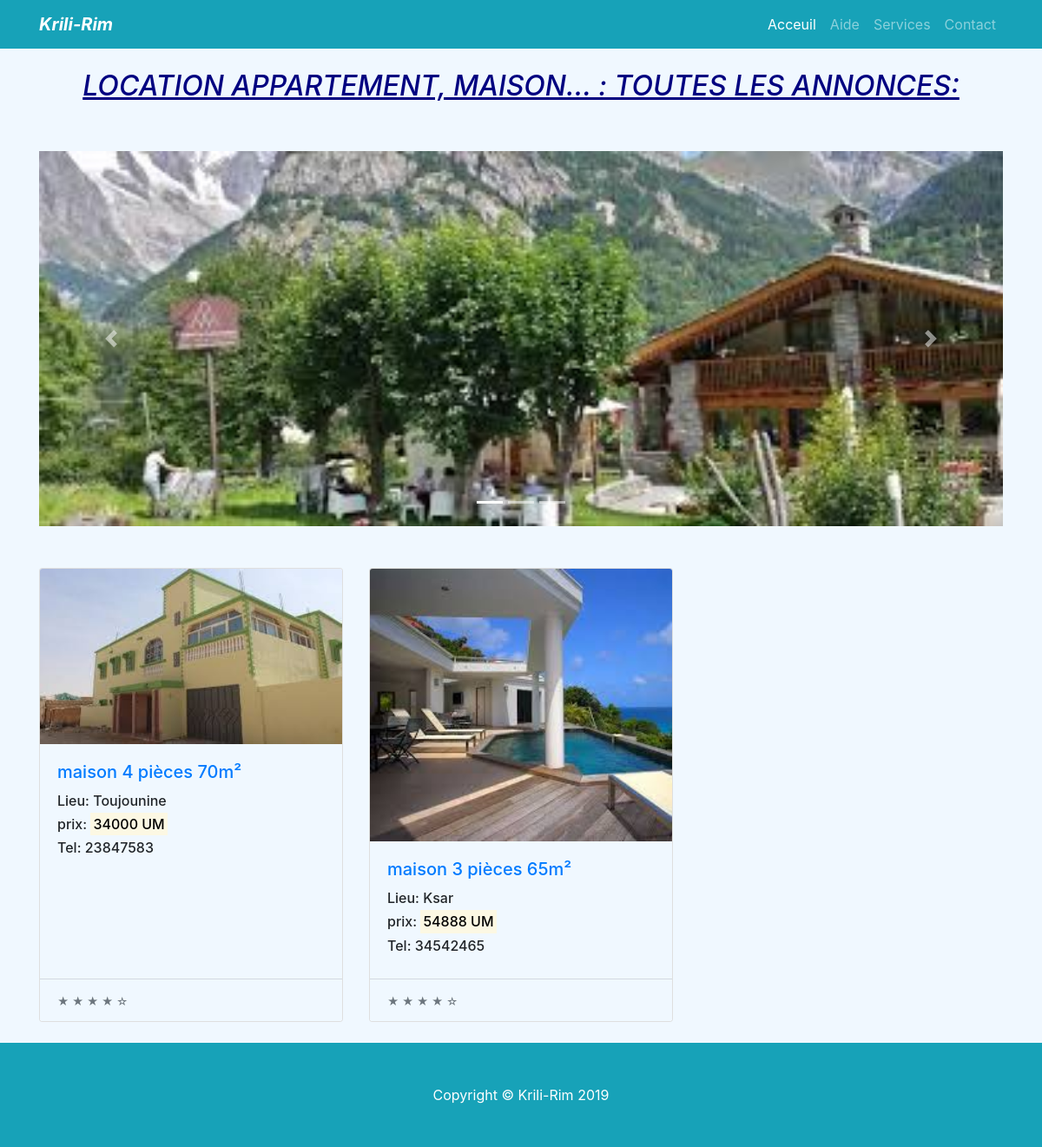
Page /acceuil/ on the committed database.
### monappartement/models.py (models this page shows, shortened)
@python_2_unicode_compatible
class produit(models.Model):
    image=models.ImageField(upload_to="photo/")
    titre=models.CharField(max_length=30)
    prix=models.IntegerField()
    telephone=models.IntegerField(default=0)
    imgcuisine=models.ImageField(upload_to="photo/",default='DEFAULT')
    infocuisine=models.TextField(null=True)
    imgchambre=models.ImageField(upload_to="photo/",default='DEFAULT')
    infochambre=models.TextField(null=True)
    imgdouche=models.ImageField(upload_to="photo/",default='DEFAULT')
    infodouche=models.TextField(null=True)
    categ=models.ForeignKey('Categorie', on_delete=models.PROTECT)

class Categorie(models.Model):
	nom=models.CharField(max_length=70)
	def __str__(self):
	      return  "{0}".format(self.nom)

### monappartement/views.py (the view)
# urls.py: path('acceuil/',views.voir_produit),
def voir_produit(request):
    produits=produit.objects.all()
    return render(request,"monappartement/index.html",locals())

### monappartement/templates/monappartement/index.html (shortened to what this page needs)
<!DOCTYPE html>
<html lang="en">
<head>
  {% load static %}
  <link href="{% static 'vendor/bootstrap/css/bootstrap.min.css' %}" rel="stylesheet">
  <link href="{% static 'css/shop-homepage.css' %}" rel="stylesheet">
</head>
<body>
  <nav class="navbar navbar-expand-lg navbar-dark bg-info   fixed-top">
    <div class="container">
       <a class="navbar-brand" href="#" style="font-style:italic;"><strong>Krili-Rim</strong></a>
      <div class="collapse navbar-collapse" id="navbarResponsive">
        <ul class="navbar-nav ml-auto">
          <li class="nav-item active">
            <a class="nav-link" href="#">Acceuil
            </a>
          </li>
          <li class="nav-item">
            <a class="nav-link" href="#">Aide</a>
          </li>
          <li class="nav-item">
            <a class="nav-link" href="#">Services</a>
          </li>
          <li class="nav-item">
            <a class="nav-link" href="#">Contact</a>
          </li>
        </ul>
      </div>
    </div>
  </nav><br/>
  <h2 style="font-style:italic;text-align:center ;text-decoration:underline;color:#000080"> LOCATION APPARTEMENT, MAISON... : TOUTES LES ANNONCES: </h2><br/>  <br/>
  <div class="container">
        <div id="carouselExampleIndicators" class="carousel slide" data-ride="carousel">
          <ol class="carousel-indicators">
            <li data-target="#carouselExampleIndicators" data-slide-to="0" class="active"></li>
            <li data-target="#carouselExampleIndicators" data-slide-to="1"></li>
            <li data-target="#carouselExampleIndicators" data-slide-to="2"></li>
          </ol>
          <div class="carousel-inner" role="listbox">
            <div class="carousel-item active">
              <img class="d-block w-100" src="{% static 'img/img2.jpg' %}" alt="First slide">
            </div>
          </div>
          <a class="carousel-control-prev" href="#carouselExampleIndicators" role="button" data-slide="prev">
            <span class="carousel-control-prev-icon" aria-hidden="true"></span>
          </a>
          <a class="carousel-control-next" href="#carouselExampleIndicators" role="button" data-slide="next">
            <span class="carousel-control-next-icon" aria-hidden="true"></span>
          </a>
        </div>
		<br/>
        <br/>
        <div class="row" >
          {% for produit in produits %}
          <div class="col-lg-4 col-md-6 mb-4">
            <div class="card h-100">
              <a href="#"><img class="card-img-top" src="{{produit.image.url}}" alt=""></a>
              <div class="card-body"style="background-color:#F0F8FF;">
                <h5 class="card-title" ><a href="{% url  "views.voirdetails" produit.id  %}">
                 {{produit.titre }}</a>
                </h5>
                <h6>Lieu: {{produit.categ}}  </h6>
                <h6>prix: <mark>{{produit.prix}} UM</mark></h6>
                <h6>Tel: {{produit.telephone}}</h6>
              </div>
              <div class="card-footer"style="background-color:#F0F8FF;">
                <small class="text-muted">&#9733; &#9733; &#9733; &#9733; &#9734;</small>
              </div>
            </div>
          </div>
        {% endfor %}
        </div>
  </div>
  <footer class="py-5 bg-info">
    <div class="container">
      <p class="m-0 text-center text-white">Copyright &copy; Krili-Rim 2019</p>
    </div>
  </footer>
  {% load static %}
</body>
</html>

### static/css/shop-homepage.css (style rules this page uses)
body { padding-top: 56px; }

### monappartement/templates/monappartement/index.html (style rules this page uses)
body { background-color:#F0F8FF; }

### rows in the picture
produit: image (picture), titre "maison 4 pièces 70m²", categ "Toujounine", prix "34000", telephone "23847583"
produit: image (picture), titre "maison 3 pièces 65m²", categ "Ksar", prix "54888", telephone "34542465"
